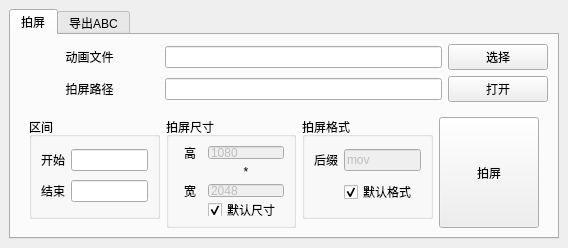
<?xml version="1.0" encoding="UTF-8"?>
<ui version="4.0">
 <class>animation_tool</class>
 <widget class="QMainWindow" name="animation_tool">
  <property name="enabled">
   <bool>true</bool>
  </property>
  <property name="geometry">
   <rect>
    <x>0</x>
    <y>0</y>
    <width>568</width>
    <height>248</height>
   </rect>
  </property>
  <property name="windowTitle">
   <string>MainWindow</string>
  </property>
  <widget class="QWidget" name="centralwidget">
   <layout class="QGridLayout" name="gridLayout">
    <item row="0" column="0">
     <widget class="QTabWidget" name="tabWidget">
      <property name="minimumSize">
       <size>
        <width>550</width>
        <height>230</height>
       </size>
      </property>
      <property name="currentIndex">
       <number>0</number>
      </property>
      <property name="tabBarAutoHide">
       <bool>true</bool>
      </property>
      <widget class="QWidget" name="tab_playblast">
       <property name="minimumSize">
        <size>
         <width>0</width>
         <height>0</height>
        </size>
       </property>
       <attribute name="title">
        <string>拍屏</string>
       </attribute>
       <layout class="QGridLayout" name="gridLayout_3">
        <item row="1" column="1" colspan="2">
         <widget class="QLineEdit" name="let_playfile"/>
        </item>
        <item row="0" column="0">
         <widget class="QLabel" name="lab_ainfile">
          <property name="minimumSize">
           <size>
            <width>0</width>
            <height>0</height>
           </size>
          </property>
          <property name="frameShadow">
           <enum>QFrame::Plain</enum>
          </property>
          <property name="text">
           <string>动画文件</string>
          </property>
          <property name="textFormat">
           <enum>Qt::AutoText</enum>
          </property>
          <property name="alignment">
           <set>Qt::AlignCenter</set>
          </property>
          <property name="textInteractionFlags">
           <set>Qt::LinksAccessibleByKeyboard</set>
          </property>
         </widget>
        </item>
        <item row="0" column="1" colspan="2">
         <widget class="QLineEdit" name="let_ainfile">
          <property name="enabled">
           <bool>true</bool>
          </property>
          <property name="minimumSize">
           <size>
            <width>0</width>
            <height>0</height>
           </size>
          </property>
         </widget>
        </item>
        <item row="0" column="3">
         <widget class="QPushButton" name="btn_selected">
          <property name="font">
           <font>
            <kerning>true</kerning>
           </font>
          </property>
          <property name="text">
           <string>选择</string>
          </property>
         </widget>
        </item>
        <item row="1" column="0">
         <widget class="QLabel" name="lab_plyfile">
          <property name="minimumSize">
           <size>
            <width>0</width>
            <height>0</height>
           </size>
          </property>
          <property name="text">
           <string>拍屏路径</string>
          </property>
          <property name="alignment">
           <set>Qt::AlignCenter</set>
          </property>
         </widget>
        </item>
        <item row="1" column="3">
         <widget class="QPushButton" name="btn_open">
          <property name="sizePolicy">
           <sizepolicy hsizetype="Fixed" vsizetype="Fixed">
            <horstretch>0</horstretch>
            <verstretch>0</verstretch>
           </sizepolicy>
          </property>
          <property name="minimumSize">
           <size>
            <width>100</width>
            <height>0</height>
           </size>
          </property>
          <property name="text">
           <string>打开</string>
          </property>
         </widget>
        </item>
        <item row="2" column="0" colspan="4">
         <widget class="QWidget" name="widget" native="true">
          <layout class="QGridLayout" name="gridLayout_7">
           <item row="0" column="1">
            <widget class="QGroupBox" name="gbx_playsize">
             <property name="minimumSize">
              <size>
               <width>100</width>
               <height>111</height>
              </size>
             </property>
             <property name="title">
              <string>拍屏尺寸</string>
             </property>
             <layout class="QGridLayout" name="gridLayout_5">
              <item row="0" column="0">
               <widget class="QLabel" name="lab_height">
                <property name="minimumSize">
                 <size>
                  <width>24</width>
                  <height>0</height>
                 </size>
                </property>
                <property name="text">
                 <string>高</string>
                </property>
                <property name="alignment">
                 <set>Qt::AlignCenter</set>
                </property>
               </widget>
              </item>
              <item row="0" column="2">
               <widget class="QLineEdit" name="let_height">
                <property name="enabled">
                 <bool>false</bool>
                </property>
                <property name="text">
                 <string>1080</string>
                </property>
               </widget>
              </item>
              <item row="2" column="2">
               <widget class="QLineEdit" name="let_width">
                <property name="enabled">
                 <bool>false</bool>
                </property>
                <property name="text">
                 <string>2048</string>
                </property>
               </widget>
              </item>
              <item row="1" column="2">
               <widget class="QLabel" name="lab_multiplication">
                <property name="layoutDirection">
                 <enum>Qt::LeftToRight</enum>
                </property>
                <property name="text">
                 <string>*</string>
                </property>
                <property name="textFormat">
                 <enum>Qt::AutoText</enum>
                </property>
                <property name="alignment">
                 <set>Qt::AlignCenter</set>
                </property>
               </widget>
              </item>
              <item row="2" column="0">
               <widget class="QLabel" name="lab_width">
                <property name="minimumSize">
                 <size>
                  <width>24</width>
                  <height>0</height>
                 </size>
                </property>
                <property name="text">
                 <string>宽</string>
                </property>
                <property name="alignment">
                 <set>Qt::AlignCenter</set>
                </property>
               </widget>
              </item>
              <item row="3" column="2">
               <widget class="QCheckBox" name="cbx_defaultsize">
                <property name="text">
                 <string>默认尺寸</string>
                </property>
                <property name="checked">
                 <bool>true</bool>
                </property>
               </widget>
              </item>
             </layout>
            </widget>
           </item>
           <item row="0" column="2">
            <widget class="QGroupBox" name="gbx_playtype">
             <property name="title">
              <string>拍屏格式</string>
             </property>
             <layout class="QGridLayout" name="gridLayout_6">
              <item row="1" column="1">
               <widget class="QCheckBox" name="cbx_defaulttype">
                <property name="text">
                 <string>默认格式</string>
                </property>
                <property name="checked">
                 <bool>true</bool>
                </property>
                <property name="tristate">
                 <bool>false</bool>
                </property>
               </widget>
              </item>
              <item row="0" column="1">
               <widget class="QLineEdit" name="let_suffix">
                <property name="enabled">
                 <bool>false</bool>
                </property>
                <property name="text">
                 <string>mov</string>
                </property>
               </widget>
              </item>
              <item row="0" column="0">
               <widget class="QLabel" name="lab_suffix">
                <property name="text">
                 <string>后缀</string>
                </property>
               </widget>
              </item>
             </layout>
            </widget>
           </item>
           <item row="0" column="0">
            <widget class="QGroupBox" name="gbx_range">
             <property name="maximumSize">
              <size>
               <width>16777215</width>
               <height>16777215</height>
              </size>
             </property>
             <property name="title">
              <string>区间</string>
             </property>
             <layout class="QGridLayout" name="gridLayout_2">
              <item row="0" column="1">
               <widget class="QLineEdit" name="let_start"/>
              </item>
              <item row="1" column="0">
               <widget class="QLabel" name="lab_end">
                <property name="text">
                 <string>结束</string>
                </property>
               </widget>
              </item>
              <item row="1" column="1">
               <widget class="QLineEdit" name="let_end"/>
              </item>
              <item row="0" column="0">
               <widget class="QLabel" name="lab_start">
                <property name="sizePolicy">
                 <sizepolicy hsizetype="Fixed" vsizetype="Preferred">
                  <horstretch>0</horstretch>
                  <verstretch>0</verstretch>
                 </sizepolicy>
                </property>
                <property name="sizeIncrement">
                 <size>
                  <width>0</width>
                  <height>0</height>
                 </size>
                </property>
                <property name="baseSize">
                 <size>
                  <width>0</width>
                  <height>0</height>
                 </size>
                </property>
                <property name="text">
                 <string>开始</string>
                </property>
               </widget>
              </item>
             </layout>
            </widget>
           </item>
           <item row="0" column="3">
            <widget class="QPushButton" name="btn_playblast">
             <property name="enabled">
              <bool>true</bool>
             </property>
             <property name="sizePolicy">
              <sizepolicy hsizetype="Fixed" vsizetype="Fixed">
               <horstretch>0</horstretch>
               <verstretch>0</verstretch>
              </sizepolicy>
             </property>
             <property name="minimumSize">
              <size>
               <width>100</width>
               <height>111</height>
              </size>
             </property>
             <property name="layoutDirection">
              <enum>Qt::LeftToRight</enum>
             </property>
             <property name="text">
              <string>拍屏</string>
             </property>
             <property name="autoRepeatDelay">
              <number>300</number>
             </property>
             <property name="autoDefault">
              <bool>true</bool>
             </property>
             <property name="default">
              <bool>false</bool>
             </property>
            </widget>
           </item>
          </layout>
         </widget>
        </item>
       </layout>
      </widget>
      <widget class="QWidget" name="tab_exportabc">
       <attribute name="title">
        <string>导出ABC</string>
       </attribute>
       <layout class="QGridLayout" name="gridLayout_4">
        <item row="2" column="3">
         <widget class="QLineEdit" name="let_abcend"/>
        </item>
        <item row="0" column="0">
         <widget class="QLabel" name="lab_output">
          <property name="text">
           <string>输出文件名</string>
          </property>
         </widget>
        </item>
        <item row="2" column="1">
         <widget class="QLineEdit" name="let_abcstart"/>
        </item>
        <item row="2" column="0">
         <widget class="QLabel" name="lab_abcstart">
          <property name="text">
           <string>开始：</string>
          </property>
         </widget>
        </item>
        <item row="1" column="0">
         <widget class="QLabel" name="lab_selecet_models">
          <property name="text">
           <string>选择模型</string>
          </property>
         </widget>
        </item>
        <item row="2" column="2">
         <widget class="QLabel" name="lab_abcend">
          <property name="text">
           <string>结束</string>
          </property>
         </widget>
        </item>
        <item row="3" column="1" colspan="3">
         <widget class="QPushButton" name="but_export">
          <property name="minimumSize">
           <size>
            <width>0</width>
            <height>0</height>
           </size>
          </property>
          <property name="text">
           <string>导出ABC</string>
          </property>
         </widget>
        </item>
        <item row="1" column="1" colspan="3">
         <widget class="QLineEdit" name="let_modellist"/>
        </item>
        <item row="1" column="4" rowspan="3">
         <widget class="QPushButton" name="but_pick">
          <property name="minimumSize">
           <size>
            <width>0</width>
            <height>0</height>
           </size>
          </property>
          <property name="text">
           <string>获取</string>
          </property>
         </widget>
        </item>
        <item row="0" column="1" colspan="4">
         <widget class="QLineEdit" name="let_outputfile"/>
        </item>
       </layout>
      </widget>
     </widget>
    </item>
   </layout>
  </widget>
 </widget>
 <resources/>
 <connections>
  <connection>
   <sender>cbx_defaulttype</sender>
   <signal>clicked(bool)</signal>
   <receiver>let_suffix</receiver>
   <slot>setDisabled(bool)</slot>
   <hints>
    <hint type="sourcelabel">
     <x>367</x>
     <y>182</y>
    </hint>
    <hint type="destinationlabel">
     <x>359</x>
     <y>149</y>
    </hint>
   </hints>
  </connection>
  <connection>
   <sender>cbx_defaultsize</sender>
   <signal>clicked(bool)</signal>
   <receiver>let_width</receiver>
   <slot>setDisabled(bool)</slot>
   <hints>
    <hint type="sourcelabel">
     <x>237</x>
     <y>197</y>
    </hint>
    <hint type="destinationlabel">
     <x>230</x>
     <y>183</y>
    </hint>
   </hints>
  </connection>
  <connection>
   <sender>cbx_defaultsize</sender>
   <signal>clicked(bool)</signal>
   <receiver>let_height</receiver>
   <slot>setDisabled(bool)</slot>
   <hints>
    <hint type="sourcelabel">
     <x>253</x>
     <y>194</y>
    </hint>
    <hint type="destinationlabel">
     <x>273</x>
     <y>143</y>
    </hint>
   </hints>
  </connection>
 </connections>
</ui>
